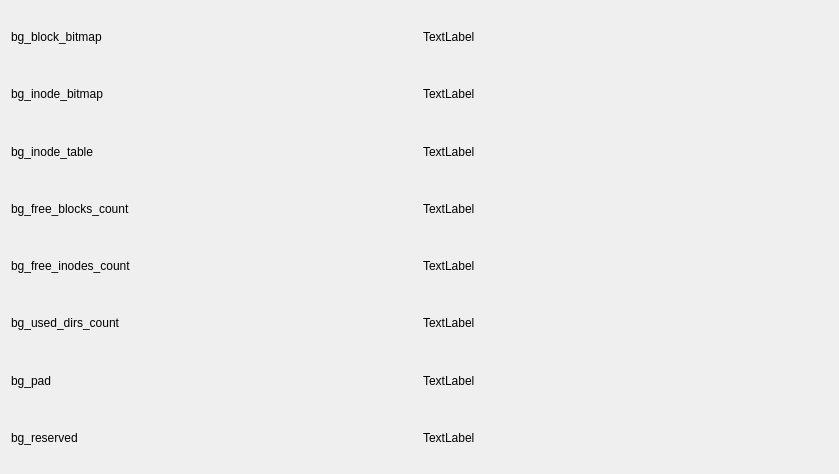
<?xml version="1.0" encoding="UTF-8"?>
<ui version="4.0">
 <class>GroupDescriptors</class>
 <widget class="QDialog" name="GroupDescriptors">
  <property name="geometry">
   <rect>
    <x>0</x>
    <y>0</y>
    <width>839</width>
    <height>474</height>
   </rect>
  </property>
  <property name="windowTitle">
   <string>Dialog</string>
  </property>
  <layout class="QGridLayout" name="gridLayout_2">
   <item row="0" column="0">
    <layout class="QGridLayout" name="gridLayout">
     <item row="6" column="0">
      <widget class="QLabel" name="label_13">
       <property name="text">
        <string>bg_pad</string>
       </property>
      </widget>
     </item>
     <item row="1" column="1">
      <widget class="QLabel" name="bg_inode_bitmap">
       <property name="text">
        <string>TextLabel</string>
       </property>
      </widget>
     </item>
     <item row="4" column="1">
      <widget class="QLabel" name="bg_free_inodes_count">
       <property name="text">
        <string>TextLabel</string>
       </property>
      </widget>
     </item>
     <item row="5" column="1">
      <widget class="QLabel" name="bg_used_dirs_count">
       <property name="text">
        <string>TextLabel</string>
       </property>
      </widget>
     </item>
     <item row="3" column="1">
      <widget class="QLabel" name="bg_free_blocks_count">
       <property name="text">
        <string>TextLabel</string>
       </property>
      </widget>
     </item>
     <item row="4" column="0">
      <widget class="QLabel" name="label_7">
       <property name="text">
        <string>bg_free_inodes_count</string>
       </property>
      </widget>
     </item>
     <item row="2" column="0">
      <widget class="QLabel" name="label_2">
       <property name="text">
        <string>bg_inode_table</string>
       </property>
      </widget>
     </item>
     <item row="3" column="0">
      <widget class="QLabel" name="label_8">
       <property name="text">
        <string>bg_free_blocks_count</string>
       </property>
      </widget>
     </item>
     <item row="1" column="0">
      <widget class="QLabel" name="label_3">
       <property name="text">
        <string>bg_inode_bitmap</string>
       </property>
      </widget>
     </item>
     <item row="0" column="0">
      <widget class="QLabel" name="label">
       <property name="text">
        <string>bg_block_bitmap</string>
       </property>
      </widget>
     </item>
     <item row="5" column="0">
      <widget class="QLabel" name="label_11">
       <property name="text">
        <string>bg_used_dirs_count</string>
       </property>
      </widget>
     </item>
     <item row="0" column="1">
      <widget class="QLabel" name="bg_block_bitmap">
       <property name="text">
        <string>TextLabel</string>
       </property>
      </widget>
     </item>
     <item row="2" column="1">
      <widget class="QLabel" name="bg_inode_table">
       <property name="text">
        <string>TextLabel</string>
       </property>
      </widget>
     </item>
     <item row="7" column="0">
      <widget class="QLabel" name="label_14">
       <property name="text">
        <string>bg_reserved</string>
       </property>
      </widget>
     </item>
     <item row="6" column="1">
      <widget class="QLabel" name="bg_pad">
       <property name="text">
        <string>TextLabel</string>
       </property>
      </widget>
     </item>
     <item row="7" column="1">
      <widget class="QLabel" name="bg_reserved">
       <property name="text">
        <string>TextLabel</string>
       </property>
      </widget>
     </item>
    </layout>
   </item>
  </layout>
 </widget>
 <resources/>
 <connections/>
</ui>
